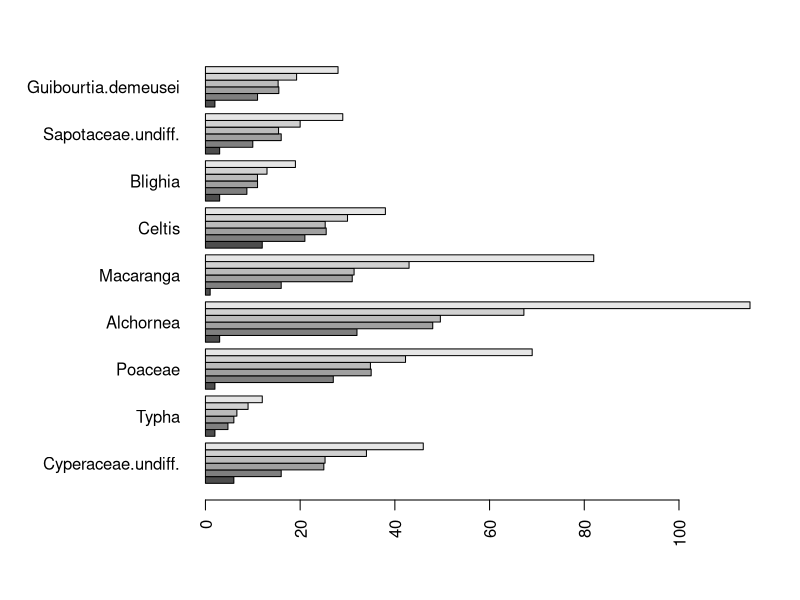
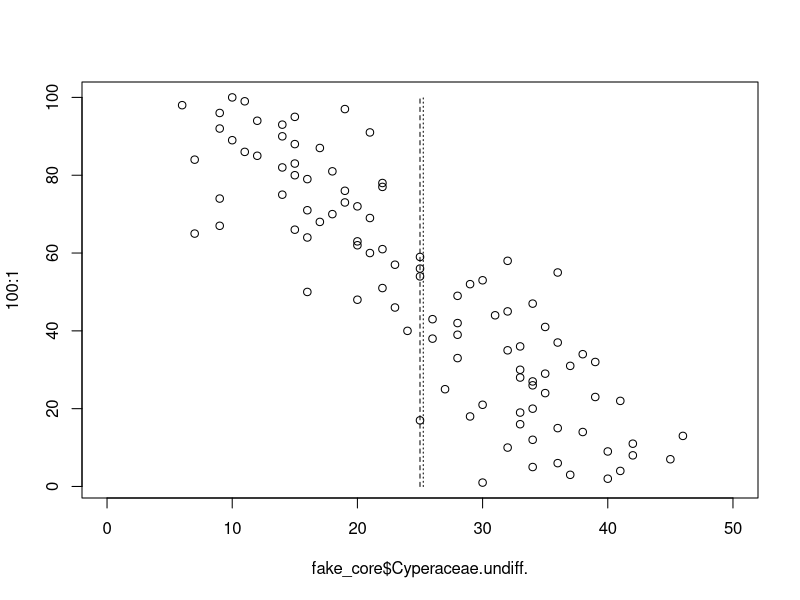
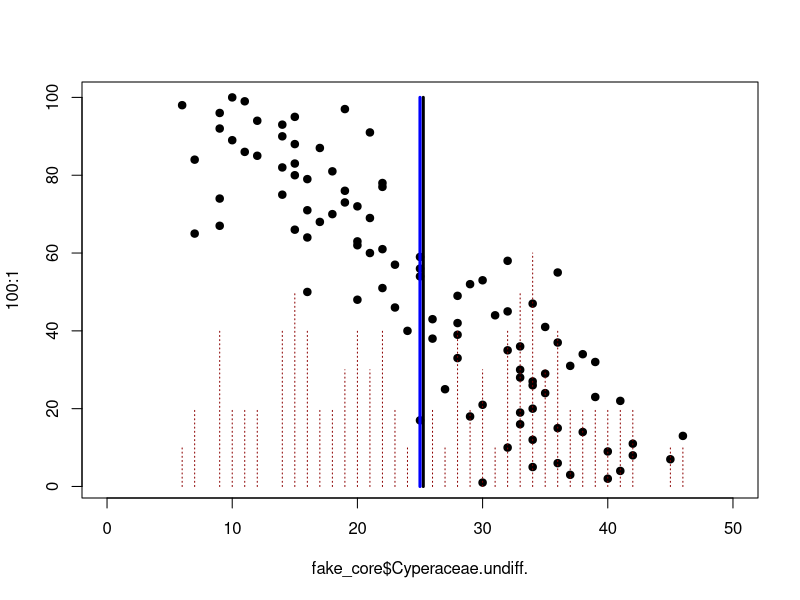
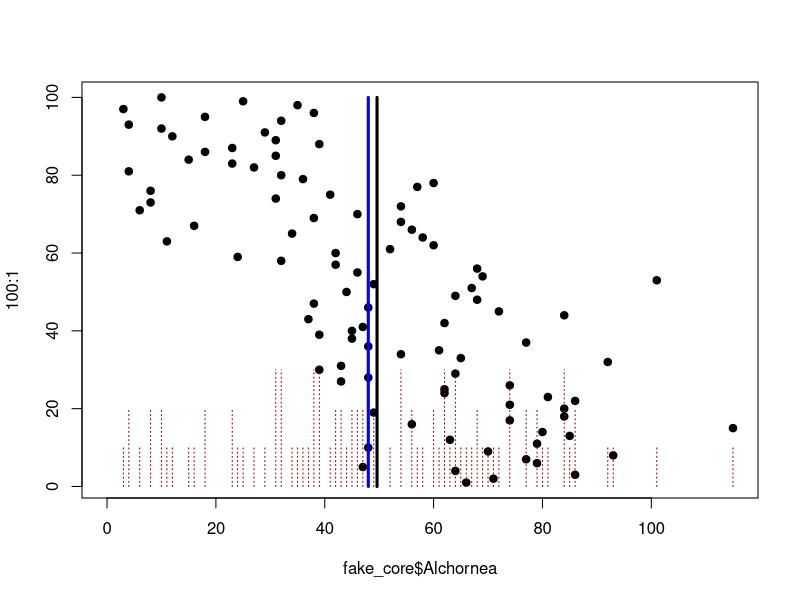
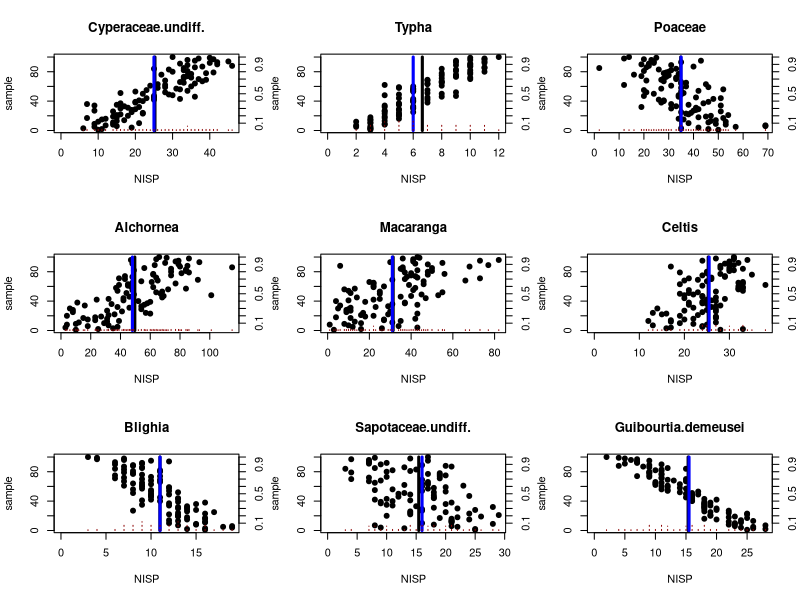
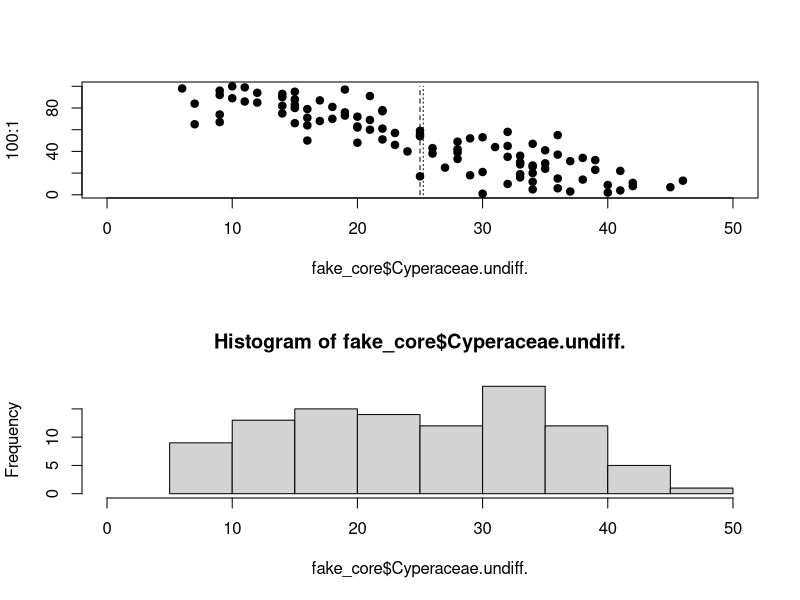
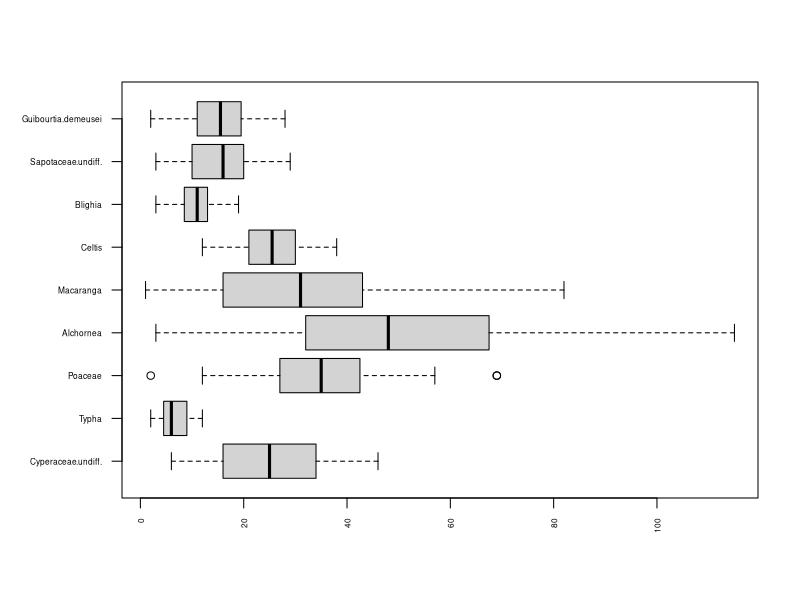
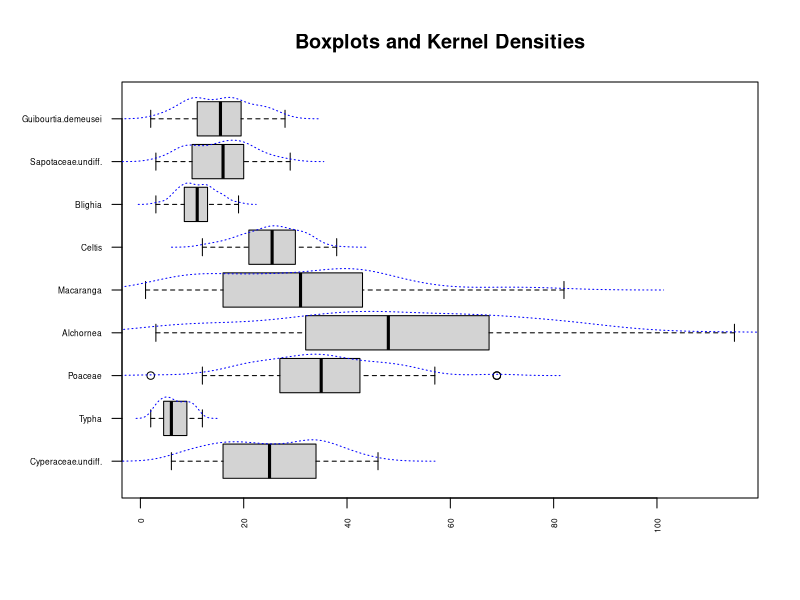

Reproduce these figures in R, in order.
## ---- chunk 1
knitr::opts_chunk$set(echo = TRUE)

## ---- chunk 2

packages <- c("vioplot") #Make an object listing packages

install.packages(setdiff(packages, row.names(installed.packages()))) #Install any packages that are in the object, but not fount on your  machine.

## ---- chunk 3

fake_core <- read.csv("data/Fake_core.csv",
         header = TRUE,
         row.names = "depth")

ncol(fake_core) #How many variables?

nrow(fake_core) #How many samples?

sum(fake_core) #This is the sum of all the values in the table.

mean(fake_core) #Mean value for all values in table.

## ---- chunk 4

sum(fake_core$Cyperaceae.undiff.)

mean(fake_core$Cyperaceae.undiff.)

sum(fake_core$Cyperaceae.undiff.)/length(fake_core$Cyperaceae.undiff.) #Mean is sum of observations divided by number of observations.

## ---- chunk 5

median(fake_core$Cyperaceae.undiff.)

vls_cyp <- unique(fake_core$Cyperaceae.undiff.) #Unique lets us get all of the unique values from our variable.

vls_cyp

ord_cyp <- vls_cyp[order(vls_cyp)] #Here, we are taking those values and organizing them by rank-order. This works in a cool way.

ord_cyp

mdn_cyp <- ord_cyp[floor(length(ord_cyp)/2)] #Here, we grab the middle value of the range of numbers. There's differences for even and odd lists of values.

mdn_cyp

## ---- chunk 6

fake_sums <- apply(fake_core, 2, sum)

fake_mean <- apply(fake_core, 2, mean)

fake_mode <- apply(fake_core, 2, median)

## ---- chunk 7

summary(fake_core$Cyperaceae.undiff.)

fake_smmy <- apply(fake_core, 2, summary)

## ---- chunk 8

par(mai = c(1, 2, 0.5, 0.5))

barplot(fake_smmy, 
        beside = TRUE, 
        horiz = TRUE, 
        las = 2)

par(mar = c(5, 4, 4, 2) + 0.1)

## ---- chunk 9

plot(fake_core$Cyperaceae.undiff.,
     100:1,
     xlim = c(0, 50),
     pch = 21)

lines(c(mean(fake_core$Cyperaceae.undiff.),
        mean(fake_core$Cyperaceae.undiff.)),
      c(0, 100),
      lty = 3)

lines(c(median(fake_core$Cyperaceae.undiff.),
        median(fake_core$Cyperaceae.undiff.)),
      c(0, 100),
      lty = 2)


## ---- chunk 10

plot(fake_core$Cyperaceae.undiff.,
     100:1,
     xlim = c(0, 50),
     pch = 19)

lines(table(fake_core$Cyperaceae.undiff.)*10,
      lty = 3,
      col = "darkred",
      lwd = 1) #Adding line width argument here, lets us define the width of lines we're plotting.

lines(c(mean(fake_core$Cyperaceae.undiff.),
        mean(fake_core$Cyperaceae.undiff.)),
      c(0, 100),
      lty = 1,
      lwd = 3)

lines(c(median(fake_core$Cyperaceae.undiff.),
        median(fake_core$Cyperaceae.undiff.)),
      c(0, 100),
      lty = 1,
      col = "blue",
      lwd = 3)

## ---- chunk 11

#We could always copy-paste the code we just used, but if we catch ourselves copy-pasting, that means that we may be better off with a function.

plot(fake_core$Alchornea,
     100:1,
     xlim = c(0, max(fake_core$Alchornea)),
     pch = 19)

lines(table(fake_core$Alchornea)*10,
      lty = 3,
      col = "darkred",
      lwd = 1) #Adding line width argument here, lets us define the width of lines we're plotting.

lines(c(mean(fake_core$Alchornea),
        mean(fake_core$Alchornea)),
      c(0, 100),
      lty = 1,
      lwd = 3)

lines(c(median(fake_core$Alchornea),
        median(fake_core$Alchornea)),
      c(0, 100),
      lty = 1,
      col = "blue",
      lwd = 3)

## ---- chunk 12

cust_plot = function(x){
  par(mfrow = c(3, 3))
  title_names = colnames(x)
  for(i in 1:ncol(x)){
    plot(x[,i],
       1:length(x[,i]),
       xlim = c(0, max(x[,i])),
       pch = 19,
       xlab = "NISP",
       ylab = "sample")
  
  lines(rep(mean(x[,i]),2),
        c(0, length(x[,i])),
        lwd = 3)
  
  lines(rep(median(x[,i]),2),
        c(0, length(x[,i])),
        lwd = 3,
        col = "blue")
  
  lines((table(x[,i])/sum(table(x[,i])))*100,
        lty = 3,
        col = "darkred",
        lwd = 1)
  
  title(main = title_names[i])
  axis(4, at = seq(10,100,10), labels = seq(0.1,1,0.1))
  }
  par(mfrow = c(1, 1))
}

## ---- chunk 13

cust_plot(fake_core)

## ---- chunk 14

par(mfrow = c(2, 1))

plot(fake_core$Cyperaceae.undiff.,
     100:1,
     xlim = c(0, 50),
     pch = 19)

lines(c(mean(fake_core$Cyperaceae.undiff.),
        mean(fake_core$Cyperaceae.undiff.)),
      c(0, 100),
      lty = 3)

lines(c(median(fake_core$Cyperaceae.undiff.),
        median(fake_core$Cyperaceae.undiff.)),
      c(0, 100),
      lty = 2)

#barplot(table(fake_core$Cyperaceae.undiff.))

hist(fake_core$Cyperaceae.undiff., 
     breaks = 10,
     xlim = c(0,50))

par(mfrow = c(1, 1))

## ---- chunk 15

sd(fake_core$Cyperaceae.undiff.) #Calling a single column

fake_sds = apply(fake_core, 2, sd) #Using apply to get sds of every column

fake_sds

apply(fake_core, 2, var)

## ---- chunk 16

sd_cyp <- sum(abs(fake_core$Cyperaceae.undiff. - mean(fake_core$Cyperaceae.undiff.)))/length(fake_core$Cyperaceae.undiff.)

sd_cyp

## ---- chunk 17

par(mar = c(5, 6, 4, 2) + 0.1)

boxplot(fake_core, 
        horizontal = TRUE, 
        las = 2, 
        cex.axis = 0.5)

par(mar = c(5, 4, 4, 2) + 0.1)

## ---- chunk 18



dens_plot = lapply(fake_core, function(x){
  density(x)
})

par(mar = c(5, 6, 4, 2) + 0.1)

boxplot(fake_core, 
        horizontal = TRUE, 
        las = 2, 
        cex.axis = 0.5,
        main = "Boxplots and Kernel Densities")

for(i in 1:length(dens_plot)){
  ylines = (dens_plot[[i]][['y']]/max(dens_plot[[i]][['y']]))*0.5
  lines(dens_plot[[i]][['x']], ylines + i, lty = 3, col = "blue")
}

par(mar = c(5, 4, 4, 2) + 0.1)



## ---- chunk 19

par(mar = c(5, 6, 4, 2) + 0.1)

vioplot::vioplot(fake_core, 
        horizontal = TRUE, 
        las = 2, 
        cex.axis = 0.5,
        col = "gold")

for(i in 1:length(dens_plot)){
  ylines = (dens_plot[[i]][['y']]/max(dens_plot[[i]][['y']]))*0.5
  lines(dens_plot[[i]][['x']], ylines + i, lty = 3, col = "blue")
}

par(mar = c(5, 4, 4, 2) + 0.1)
